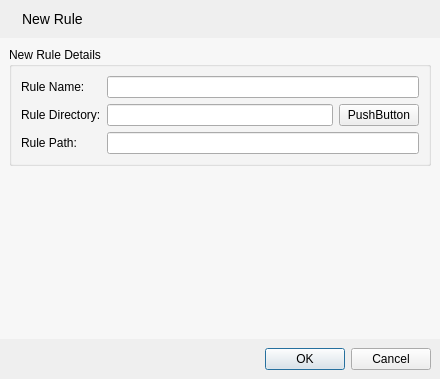
<?xml version="1.0" encoding="UTF-8"?>
<ui version="4.0">
 <class>NewRuleDialog</class>
 <widget class="QDialog" name="NewRuleDialog">
  <property name="geometry">
   <rect>
    <x>0</x>
    <y>0</y>
    <width>440</width>
    <height>379</height>
   </rect>
  </property>
  <property name="windowTitle">
   <string>New Rule</string>
  </property>
  <layout class="QVBoxLayout" name="verticalLayout_2">
   <property name="spacing">
    <number>0</number>
   </property>
   <property name="leftMargin">
    <number>0</number>
   </property>
   <property name="topMargin">
    <number>0</number>
   </property>
   <property name="rightMargin">
    <number>0</number>
   </property>
   <property name="bottomMargin">
    <number>0</number>
   </property>
   <item>
    <widget class="QWidget" name="titleWidget" native="true">
     <layout class="QHBoxLayout" name="horizontalLayout_3">
      <item>
       <widget class="QLabel" name="label_2">
        <property name="text">
         <string/>
        </property>
        <property name="pixmap">
         <pixmap resource="icons.qrc">:/icons/brick_add.png</pixmap>
        </property>
       </widget>
      </item>
      <item>
       <widget class="QLabel" name="title_2">
        <property name="styleSheet">
         <string notr="true">QLabel { font-size: 14px; }</string>
        </property>
        <property name="text">
         <string>New Rule</string>
        </property>
       </widget>
      </item>
      <item>
       <spacer name="horizontalSpacer_2">
        <property name="orientation">
         <enum>Qt::Horizontal</enum>
        </property>
        <property name="sizeHint" stdset="0">
         <size>
          <width>159</width>
          <height>20</height>
         </size>
        </property>
       </spacer>
      </item>
     </layout>
    </widget>
   </item>
   <item>
    <widget class="QWidget" name="mainWidget" native="true">
     <property name="styleSheet">
      <string notr="true">QWidget#mainWidget { background: #f7f7f7; }</string>
     </property>
     <layout class="QVBoxLayout" name="verticalLayout">
      <item>
       <widget class="QGroupBox" name="groupBox">
        <property name="title">
         <string>New Rule Details</string>
        </property>
        <layout class="QFormLayout" name="formLayout">
         <item row="0" column="0">
          <widget class="QLabel" name="label">
           <property name="text">
            <string>Rule Name:</string>
           </property>
          </widget>
         </item>
         <item row="0" column="1">
          <widget class="QLineEdit" name="lineEdit"/>
         </item>
         <item row="1" column="0">
          <widget class="QLabel" name="label_4">
           <property name="text">
            <string>Rule Directory:</string>
           </property>
          </widget>
         </item>
         <item row="1" column="1">
          <layout class="QHBoxLayout" name="horizontalLayout_2">
           <item>
            <widget class="QLineEdit" name="lineEdit_3"/>
           </item>
           <item>
            <widget class="QPushButton" name="pushButton">
             <property name="text">
              <string>PushButton</string>
             </property>
            </widget>
           </item>
          </layout>
         </item>
         <item row="2" column="0">
          <widget class="QLabel" name="label_3">
           <property name="text">
            <string>Rule Path:</string>
           </property>
          </widget>
         </item>
         <item row="2" column="1">
          <widget class="QLineEdit" name="lineEdit_2"/>
         </item>
        </layout>
       </widget>
      </item>
      <item>
       <spacer name="verticalSpacer">
        <property name="orientation">
         <enum>Qt::Vertical</enum>
        </property>
        <property name="sizeHint" stdset="0">
         <size>
          <width>20</width>
          <height>105</height>
         </size>
        </property>
       </spacer>
      </item>
     </layout>
    </widget>
   </item>
   <item>
    <widget class="QWidget" name="buttons" native="true">
     <layout class="QHBoxLayout" name="horizontalLayout">
      <item>
       <widget class="QDialogButtonBox" name="buttonBox">
        <property name="standardButtons">
         <set>QDialogButtonBox::Cancel|QDialogButtonBox::Ok</set>
        </property>
       </widget>
      </item>
     </layout>
    </widget>
   </item>
  </layout>
 </widget>
 <resources>
  <include location="icons.qrc"/>
 </resources>
 <connections>
  <connection>
   <sender>buttonBox</sender>
   <signal>accepted()</signal>
   <receiver>NewRuleDialog</receiver>
   <slot>accept()</slot>
   <hints>
    <hint type="sourcelabel">
     <x>287</x>
     <y>346</y>
    </hint>
    <hint type="destinationlabel">
     <x>296</x>
     <y>441</y>
    </hint>
   </hints>
  </connection>
  <connection>
   <sender>buttonBox</sender>
   <signal>rejected()</signal>
   <receiver>NewRuleDialog</receiver>
   <slot>reject()</slot>
   <hints>
    <hint type="sourcelabel">
     <x>242</x>
     <y>353</y>
    </hint>
    <hint type="destinationlabel">
     <x>229</x>
     <y>461</y>
    </hint>
   </hints>
  </connection>
 </connections>
</ui>
